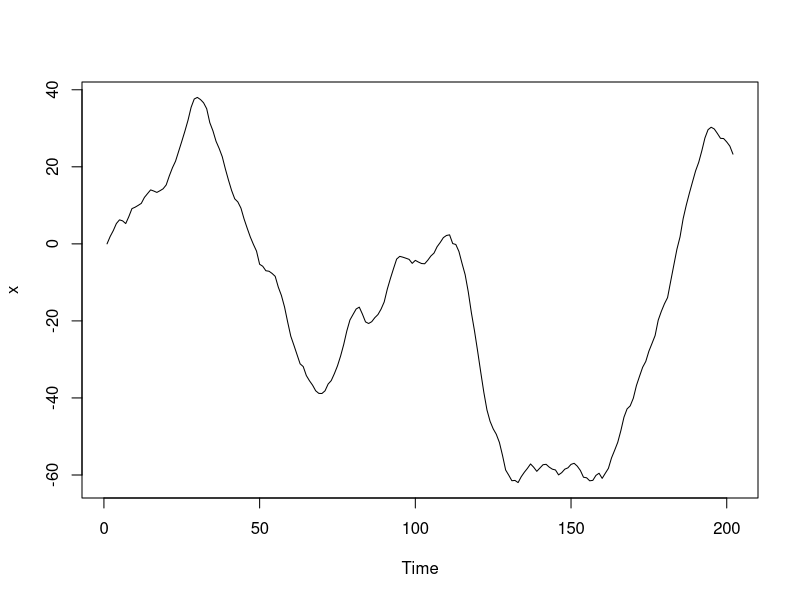

Write R code to recreate this figure. (Note: this script raises an error after producing the figure.)
# Exercise
# ARIMA - plug and play
# As you saw in the video, a time series is called ARIMA() if the differenced series (of order ) is ARMA().
# 
# To get a sense of how the model works, you will analyze simulated data from the integrated model

# Y(t) = 0.9Y(t-1) + W(t)


# where Y(t) = X(t) - X(t-1)
# . In this case, the model is an ARIMA(1,1,0) because the differenced data are an autoregression of order one.
# 
# The simulated time series is in x and it was generated in R as
# x <- arima.sim(model = list(order = c(1, 1, 0), ar = .9), n = 200).
# 
# You will plot the generated data and the sample ACF and PACF of the generated data to see how integrated data behave. Then, you will difference the data to make it stationary. You will plot the differenced data and the corresponding sample ACF and PACF to see how differencing makes a difference.
# 
# As before, the astsa package is preloaded in your workspace. Data from an ARIMA(1,1,0) with AR parameter .9 is saved in object x.
# 
# Instructions
# 100 XP
# Plot the generated data.
# Use acf2() from astsa to plot the sample P/ACF pair for the generated data.
# Plot the differenced data.
# Use another call to acf2() to view the sample P/ACF pair for the differenced data. Note how they imply an AR(1) model for the differenced data.

x <- arima.sim(model = list(order = c(1, 1, 0), ar = 0.9), n = 201)
# Plot x
plot(x)

# Plot the P/ACF pair of x
acf2(x)

# Plot the differenced data
plot(diff(x))

# Plot the P/ACF pair of the differenced data
acf2(diff(x))


# Exercise
# Simulated ARIMA
# Before analyzing actual time series data, you should try working with a slightly more complicated model.
# 
# Here, we generated 250 observations from the ARIMA(2,1,0) model with drift given by

#  Y(t) = 1 + 1.5Y(t-1) - 0.75Y(t-2) + W(t)

# where Y(t) = x(t) - X(t-1)
# .
# 
# You will use the established techniques to fit a model to the data.
# 
# The astsa package is preloaded and the generated data are in x. The series x and the detrended series y <- diff(x) have been plotted.
# 
# Instructions
# 100 XP
# Plot the sample ACF and PACF using acf2() of the differenced data diff(x) to determine a model.
# Fit an ARIMA(2,1,0) model using sarima() to the generated data. Examine the t-table and other output information to assess the model fit.

x <- arima.sim(model = list(order = c(2, 1, 0), ar = c(1.5, -0.75)), n = 250)
# Plot sample P/ACF of differenced data and determine model
acf2(diff(x))


# Estimate parameters and examine output
sarima(x, 2, 1, 0)



# Global warming
# Now that you have some experience fitting an ARIMA model to simulated data, your next task is to apply your skills to some real world data.
# 
# The data in globtemp (from astsa) are the annual global temperature deviations to 2015. In this exercise, you will use established techniques to fit an ARIMA model to the data. A plot of the data shows random walk behavior, which suggests you should work with the differenced data. The differenced data diff(globtemp) are also plotted.
# 
# After plotting the sample ACF and PACF of the differenced data diff(globtemp), you can say that either
# 
# The ACF and the PACF are both tailing off, implying an ARIMA(1,1,1) model.
# The ACF cuts off at lag 2, and the PACF is tailing off, implying an ARIMA(0,1,2) model.
# The ACF is tailing off and the PACF cuts off at lag 3, implying an ARIMA(3,1,0) model. Although this model fits reasonably well, it is the worst of the three (you can check it) because it uses too many parameters for such small autocorrelations.
# After fitting the first two models, check the AIC and BIC to choose the preferred model.
# 
# Instructions
# 100 XP
# Instructions
# 100 XP
# Plot the sample ACF and PACF of the differenced data, diff(globtemp), to discover that 2 models seem reasonable, an ARIMA(1,1,1) and an ARIMA(0,1,2).
# Use sarima() to fit an ARIMA(1,1,1) model to globtemp. Are all the parameters significant?
#   Use another call to sarima() to fit an ARIMA(0,1,2) model to globtemp. Are all the parameters significant? Which model is better?

# Plot the sample P/ACF pair of the differenced data 
acf2(diff(globtemp))

# Fit an ARIMA(1,1,1) model to globtemp
sarima(globtemp, 1, 1, 1)

# Fit an ARIMA(0,1,2) model to globtemp. Which model is better?
sarima(globtemp, 0, 1, 2)


# Exercise
# Diagnostics - simulated overfitting
# One way to check an analysis is to overfit the model by adding an extra parameter to see if it makes a difference in the results. If adding parameters changes the results drastically, then you should rethink your model. If, however, the results do not change by much, you can be confident that your fit is correct.
# 
# We generated 250 observations from an ARIMA(0,1,1) model with MA parameter .9. First, you will fit the model to the data using established techniques.
# 
# Then, you can check a model by overfitting (adding a parameter) to see if it makes a difference. In this case, you will add an additional MA parameter to see that it is not needed.
# 
# As usual, the astsa package is preloaded and the generated data in x are plotted in your workspace. The differenced data diff(x) are also plotted. Note that it looks stationary.
# 
# Instructions
# 100 XP
# Plot the sample ACF and PACF of the differenced data using acf2() and note that the model is easily identified.
# Fit an ARIMA(0,1,1) model to the simulated data using sarima(). Compare the MA parameter estimate to the actual value of .9, and examine the residual plots.
# Overfit the model by adding an additional MA parameter. That is, fit an ARIMA(0,1,2) to the data and compare it to the ARIMA(0,1,1) run.

x <- arima.sim(model = list(order = c(0, 1, 1), ma = 0.9), n = 250)
# Plot sample P/ACF pair of the differenced data
acf2(diff(x))

# Fit the first model, compare parameters, check diagnostics
sarima(x, 0, 1, 1)

# Fit the second model and compare fit
sarima(x, 0, 1, 2)



# Exercise
# Diagnostics - global temperatures
# You can now finish your analysis of global temperatures. Recall that you previously fit two models to the data in globtemp, an ARIMA(1,1,1) and an ARIMA(0,1,2). In the final analysis, check the residual diagnostics and use AIC and BIC for model choice.
# 
# The data are plotted for you.
# 
# Instructions
# 100 XP
# Fit an ARIMA(0,1,2) model to globtemp and check the diagnositcs. What does the output tell you about the model?
#   Fit an ARIMA(1,1,1) model to globtemp and check the diagnostics.
# Which is the better model? Type your answer into the blanks in your R workspace (ex. either ARIMA(0,1,2) or ARIMA(1,1,1)).


# Fit ARIMA(0,1,2) to globtemp and check diagnostics  
sarima(globtemp, 0, 1, 2) 

# Fit ARIMA(1,1,1) to globtemp and check diagnostics
sarima(globtemp, 1, 1, 1)

# Which is the better model?
"ARIMA(0,1,2)"



# Exercise
# Forecasting simulated ARIMA
# Now that you are an expert at fitting ARIMA models, you can use your skills for forecasting. First, you will work with simulated data.
# 
# We generated 120 observations from an ARIMA(1,1,0) model with AR parameter .9. The data are in y and the first 100 observations are in x. These observations are plotted for you. You will fit an ARIMA(1,1,0) model to the data in x and verify that the model fits well. Then use sarima.for() from astsa to forecast the data 20 time periods ahead. You will then compare the forecasts to the actual data in y.
# 
# The basic syntax for forecasting is sarima.for(data, n.ahead, p, d, q) where n.ahead is a positive integer that specifies the forecast horizon. The predicted values and their standard errors are printed, the data are plotted in black, and the forecasts are in red along with 2 mean square prediction error bounds as blue dashed lines.
# 
# The astsa package is preloaded and the data (x) and differenced data (diff(x)) are plotted.
# 
# Instructions
# 100 XP
# Plot the sample ACF and PACF of the differenced data to determine a model.
# Use sarima() to fit an ARIMA(1,1,0) to the data. Examine the output of your sarima() command to assess the fit and model diagnostics.
# Use sarima.for() to forecast the data 20 time periods ahead. Compare it to the actual values.

y <- arima.sim(model = list(order = c(1, 1, 0), ar = 0.9), n = 120)
x <- y[1:100]
# Plot P/ACF pair of differenced data 
acf2(diff(x))

# Fit model - check t-table and diagnostics
sarima(x, 1, 1, 0)

# Forecast the data 20 time periods ahead
sarima.for(x, n.ahead = 20, p = 1, d = 1, q = 0) 
lines(y)  


# Exercise
# Forecasting global temperatures
# Now you can try forecasting real data.
# 
# Here, you will forecast the annual global temperature deviations globtemp to 2050. Recall that in previous exercises, you fit an ARIMA(0,1,2) model to the data. You will refit the model to confirm it, and then forecast the series 35 years into the future.
# 
# The astsa package is preloaded and the data are plotted.
# 
# Instructions
# 100 XP
# Fit an ARIMA(0,1,2) model to the data using sarima(). Based on your previous analysis this was the best model for the globtemp data. Recheck the parameter significance in the t-table output and check the residuals for any departures from the model assumptions.
# Use sarima.for() to forceast your global temperature data 35 years ahead to 2050 using the ARIMA(0,1,2) fit.


# Fit an ARIMA(0,1,2) to globtemp and check the fit
sarima(globtemp, 0, 1, 2)

# Forecast data 35 years into the future
sarima.for(globtemp, n.ahead = 35, 0, 1, 2)
